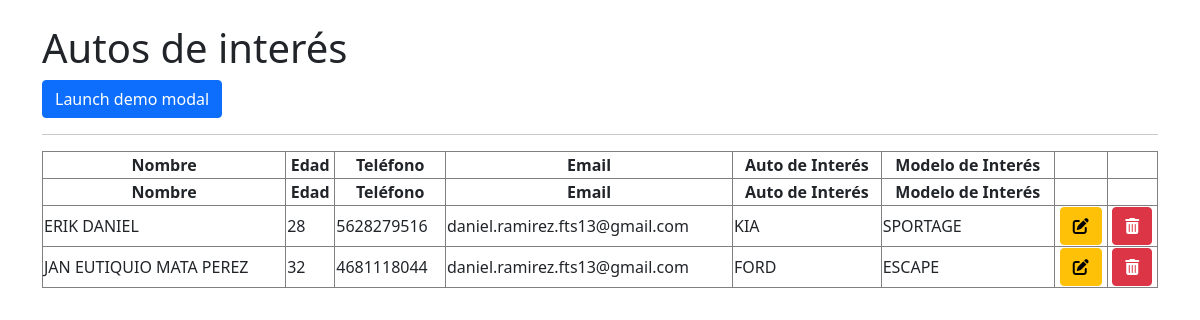
The page / on the database its author committed.
### tables this page shows
CREATE TABLE `clientes` (
  `ID_CLIENTE` int(11) NOT NULL,
  `NOMBRE` varchar(200) NOT NULL,
  `EDAD` int(11) NOT NULL,
  `TELEFONO` varchar(12) NOT NULL,
  `EMAIL` varchar(160) NOT NULL,
  `ID_MARCA` int(11) NOT NULL,
  `ID_MODELO` int(11) NOT NULL,
  `CREATE_RECORD` datetime NOT NULL
);

CREATE TABLE `autos` (
  `ID_AUTO` int(11) NOT NULL,
  `MARCA` varchar(50) NOT NULL
);

CREATE TABLE `modelos` (
  `ID_MODELO` int(11) NOT NULL,
  `ID_MARCA` int(11) NOT NULL,
  `MODELO` varchar(50) NOT NULL
);

### index.php (the view, shortened to what this page needs)
<?php require_once('euqZYnmTGOAo.php') ?>
<?php
$editFormAction = $_SERVER['PHP_SELF'];
  if (isset($_SERVER['QUERY_STRING'])) {
    $editFormAction .= "?" . htmlentities($_SERVER['QUERY_STRING']);
  }
?>
<?php
  $queryClientes = "SELECT * FROM clientes LEFT JOIN autos ON clientes.ID_MARCA = autos.ID_AUTO LEFT JOIN modelos ON clientes.ID_MODELO = modelos.ID_MODELO ORDER BY ID_CLIENTE ASC";
  $stmtClientes = mysqli_query($conn, $queryClientes);
?>
<!DOCTYPE html>
<html>
<head>
	<link href="https://cdn.jsdelivr.net/npm/bootstrap@5.1.3/dist/css/bootstrap.min.css" rel="stylesheet">
    <link rel="stylesheet" type="text/css" href="https://cdn.datatables.net/v/bs4/dt-1.10.20/datatables.min.css"/>
    <link href="https://cdn.datatables.net/buttons/2.0.1/css/buttons.dataTables.min.css" rel="stylesheet">
    <link rel="stylesheet" href="https://cdnjs.cloudflare.com/ajax/libs/font-awesome/6.2.1/css/all.min.css" />
</head>
<body>
	<div class="container mt-4 mb-4">
		<h1>Autos de interés</h1>
		<button type="button" class="btn btn-primary" data-bs-toggle="modal" data-bs-target="#addModal">
  			Launch demo modal
		</button>
		<hr>
		<table name="tbl-contact" id="tbl-contact" class="table-striped table-bordered" style="width:100%">
                <thead class="text-center">
                    <th>Nombre</th>
                    <th>Edad</th>
                    <th>Teléfono</th>
                    <th>Email</th>
                    <th>Auto de Interés</th>
                    <th>Modelo de Interés</th>
                    <th></th>
                    <th></th>
                </thead>
                <tbody>
                	<?php while($row_Cliente = mysqli_fetch_assoc($stmtClientes)){ ?>
                    	<tr>
                    		<td><?php echo $row_Cliente['NOMBRE']; ?></td>
                    		<td><?php echo $row_Cliente['EDAD']; ?></td>
                    		<td><?php echo $row_Cliente['TELEFONO']; ?></td>
                    		<td><?php echo $row_Cliente['EMAIL']; ?></td>
                    		<td><?php echo $row_Cliente['MARCA']; ?></td>
                    		<td><?php echo $row_Cliente['MODELO']; ?></td>
                    		<td class="text-center"> <a class="btn btn-warning" href="index.php?idCliente=<?php echo $row_Cliente['ID_CLIENTE']; ?>"><i class="fa-solid fa-pen-to-square"></i></a> </td>
                    		<td class="text-center" > <form class="form-group" method="POST" action="<?php echo $editFormAction; ?>"><button class="btn btn-danger"><i class="fa-solid fa-trash-can"></i></button> </form> </td>
                    	</tr>
                    <?php } ?>
                </tbody>
            </table>
	</div>
</body>
</html>

### rows shown on the page
clientes: NOMBRE "ERIK DANIEL", EDAD "28", TELEFONO "5628279516", EMAIL "daniel.ramirez.fts13@gmail.com", autos.MARCA "KIA", ID_MODELO.MODELO "SPORTAGE"
clientes: NOMBRE "JAN EUTIQUIO MATA PEREZ", EDAD "32", TELEFONO "4681118044", EMAIL "daniel.ramirez.fts13@gmail.com", autos.MARCA "FORD", ID_MODELO.MODELO "ESCAPE"
